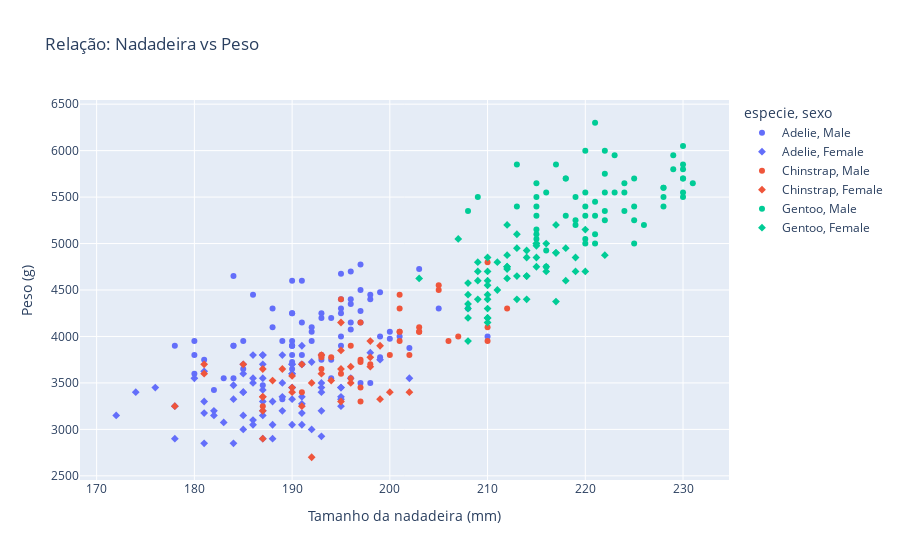

Notebook cell for this chart:
### Markdown cell above
####   Relação entre Nadadeira e Peso

O comprimento da nadadeira é um importante indicador morfológico em pinguins, frequentemente associado à adaptação ao meio aquático e ao desempenho na natação. A massa corporal, por sua vez, está relacionada à condição física e ao porte do animal.

Nesta análise, foi elaborado um gráfico de dispersão que correlaciona essas duas variáveis, considerando a diferenciação por espécie e sexo biológico. O objetivo é verificar padrões de associação, diferenças morfológicas entre espécies e possíveis variações relacionadas ao sexo.

### Code cell
#Analise Scatterplot:

fig = px.scatter(
    penguins,
    x="nadadeira_mm",
    y="peso_g",
    color="especie",
    symbol="sexo",
    title="Relação: Nadadeira vs Peso",
    labels={"nadadeira_mm": "Tamanho da nadadeira (mm)", "peso_g": "Peso (g)"}
)
fig.show()
